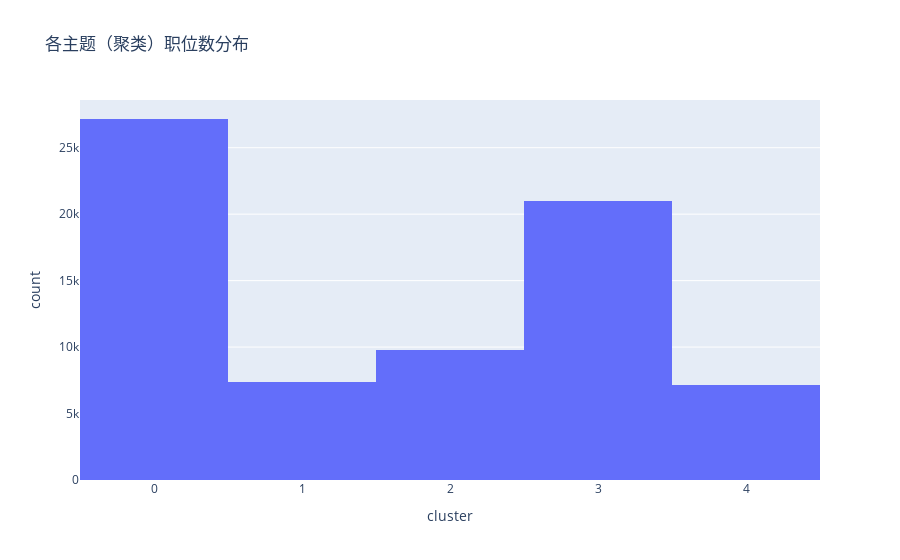

Notebook code for this chart:
### Code cell
from sklearn.cluster import KMeans

# 聚成 5 类（你可以调整 n_clusters）
k = 5
kmeans = KMeans(n_clusters=k, random_state=42)
clusters = kmeans.fit_predict(X_tfidf)

# 把聚类结果加到原 DataFrame 中
body_df["cluster"] = clusters

from wordcloud import WordCloud
import matplotlib.pyplot as plt
import numpy as np

# 获取词汇表
terms = tfidf_vectorizer.get_feature_names_out()

# 获取每个聚类中心的前关键词
order_centroids = kmeans.cluster_centers_.argsort()[:, ::-1]

# 为每个聚类生成词云
for i in range(k):
    print(f"生成第 {i} 类的词云...")
    
    top_terms = [terms[ind] for ind in order_centroids[i, :40]]
    weights = {term: kmeans.cluster_centers_[i][terms.tolist().index(term)] for term in top_terms}

    wordcloud = WordCloud(background_color='white', width=800, height=400).generate_from_frequencies(weights)
    
    plt.figure(figsize=(10, 5))
    plt.imshow(wordcloud, interpolation='bilinear')
    plt.axis("off")
    plt.title(f"Cluster {i} Top Terms")
    plt.show()

import plotly.express as px

fig = px.histogram(body_df, x="cluster", nbins=k, title="各主题（聚类）职位数分布")
fig.show()

### Figure 1 — Plotly figure (JSON) as saved in the notebook; plotly's stock layout.template omitted (floating-point values rounded to 4 significant figures; data arrays with more than 128 entries replaced by an {"elided": "..."} marker saying what was removed)
{"data": [{"bingroup": "x", "hovertemplate": "cluster=%{x}<br>count=%{y}<extra></extra>", "legendgroup": "", "marker": {"color": "#636efa", "pattern": {"shape": ""}}, "name": "", "nbinsx": 5, "orientation": "v", "showlegend": false, "type": "histogram", "x": {"elided": "72476 int values"}, "xaxis": "x", "yaxis": "y"}], "layout": {"barmode": "relative", "legend": {"tracegroupgap": 0}, "title": {"text": "各主题（聚类）职位数分布"}, "xaxis": {"anchor": "y", "domain": [0, 1], "title": {"text": "cluster"}}, "yaxis": {"anchor": "x", "domain": [0, 1], "title": {"text": "count"}}}}
